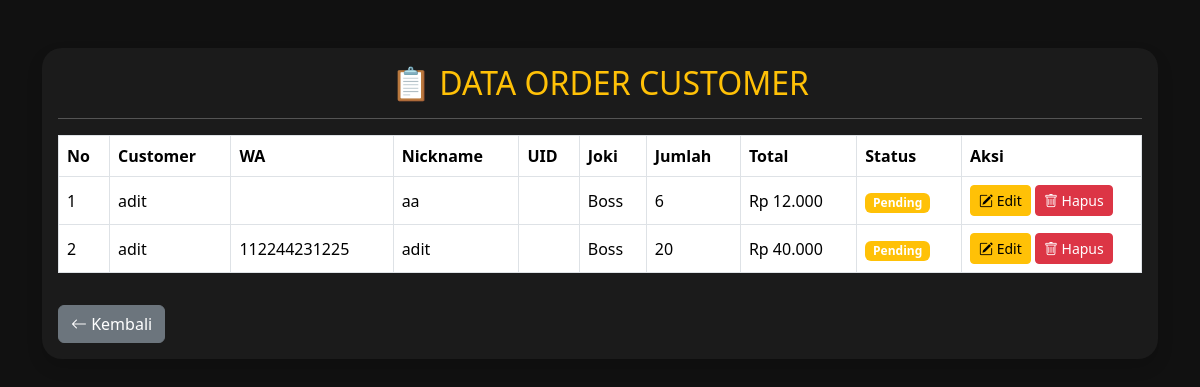
Page /data_order.php (signed in) on the committed database.
### tables this page shows
CREATE TABLE `orders` (
  `id` int(11) NOT NULL,
  `user_id` int(11) NOT NULL,
  `nama_customer` varchar(100) DEFAULT NULL,
  `wa` varchar(20) DEFAULT NULL,
  `nickname` varchar(100) DEFAULT NULL,
  `uid` varchar(100) DEFAULT NULL,
  `jenis_joki` enum('Boss','Dungeon','Rift') DEFAULT NULL,
  `jumlah` int(11) DEFAULT NULL,
  `harga` int(11) DEFAULT NULL,
  `total` int(11) DEFAULT NULL,
  `catatan` text DEFAULT NULL,
  `status` enum('Pending','Diproses','Selesai') DEFAULT 'Pending',
  `tanggal` timestamp NOT NULL DEFAULT current_timestamp()
);

### data_order.php (the view, shortened to what this page needs)
<?php
include "koneksi.php";
$query = mysqli_query($conn,"SELECT * FROM orders ORDER BY id DESC");
?>
<!DOCTYPE html>
<html lang="id">
<head>
<link href="https://cdn.jsdelivr.net/npm/bootstrap@5.3.3/dist/css/bootstrap.min.css" rel="stylesheet">
<link href="https://cdn.jsdelivr.net/npm/bootstrap-icons@1.11.3/font/bootstrap-icons.css" rel="stylesheet">
</head>
<body>
<div class="container mt-5">
<div class="card shadow">
<div class="card-body">
<h2 class="text-warning text-center">
📋 DATA ORDER CUSTOMER
</h2>
<hr>
<div class="table-responsive">
<table class="table table-bordered table-hover align-middle">
<thead>
<tr>
<th>No</th>
<th>Customer</th>
<th>WA</th>
<th>Nickname</th>
<th>UID</th>
<th>Joki</th>
<th>Jumlah</th>
<th>Total</th>
<th>Status</th>
<th>Aksi</th>
</tr>
</thead>
<tbody>
<?php
$no=1;
while($d=mysqli_fetch_assoc($query)){
?>
<tr>
<td><?= $no++; ?></td>
<td><?= $d['nama_customer']; ?></td>
<td><?= $d['wa']; ?></td>
<td><?= $d['nickname']; ?></td>
<td><?= $d['uid']; ?></td>
<td><?= $d['jenis_joki']; ?></td>
<td><?= $d['jumlah']; ?></td>
<td>
Rp <?= number_format($d['total'],0,',','.'); ?>
</td>
<td>
<?php
if($d['status']=="Pending"){
echo "<span class='badge bg-warning'>Pending</span>";
}elseif($d['status']=="Diproses"){
echo "<span class='badge bg-primary'>Diproses</span>";
}else{
echo "<span class='badge bg-success'>Selesai</span>";
}
?>
</td>
<td width="180">
<a
href="edit_order.php?id=<?= $d['id']; ?>"
class="btn btn-warning btn-sm">
<i class="bi bi-pencil-square"></i>
Edit
</a>
<a
href="hapus_order.php?id=<?= $d['id']; ?>"
class="btn btn-danger btn-sm"
onclick="return confirm('Hapus Order Ini?')">
<i class="bi bi-trash"></i>
Hapus
</a>
</td>
</tr>
<?php
}
?>
</tbody>
</table>
</div>
<div class="mt-3">
<a
href="dashboard_admin.php"
class="btn btn-secondary">
<i class="bi bi-arrow-left"></i>
Kembali
</a>
</div>
</div>
</div>
</div>
</body>
</html>

### data_order.php (style rules this page uses)
body { background:#111; }
.card { background:#1b1b1b; color:white; border:none; border-radius:20px; }
.table { color:white; }
.table thead { background:#ffc107; color:black; }

### rows in the picture
orders: nama_customer "adit", nickname "aa", jenis_joki "Boss", jumlah "6", total "12.000", status "Pending"
orders: nama_customer "adit", wa "112244231225", nickname "adit", jenis_joki "Boss", jumlah "20", total "40.000", status "Pending"
